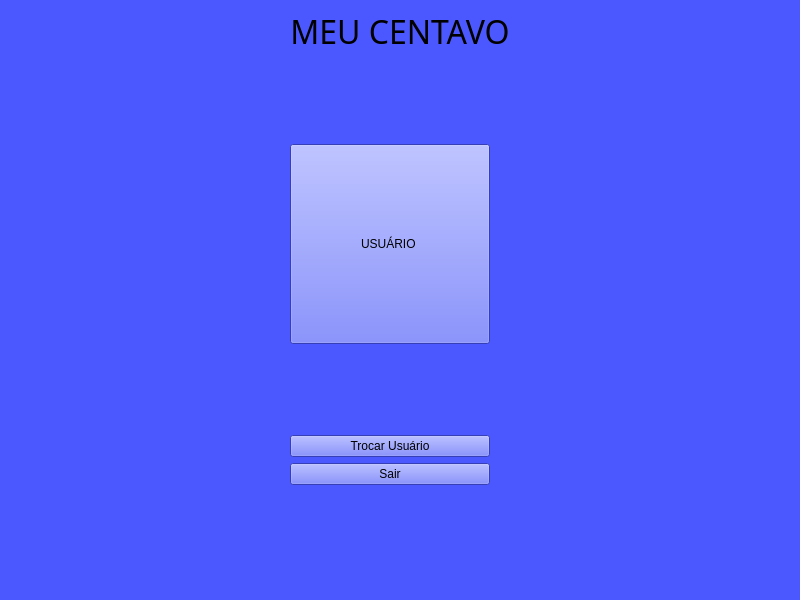
<?xml version="1.0" encoding="UTF-8"?>
<ui version="4.0">
 <class>formInicio</class>
 <widget class="QMainWindow" name="formInicio">
  <property name="geometry">
   <rect>
    <x>0</x>
    <y>0</y>
    <width>800</width>
    <height>600</height>
   </rect>
  </property>
  <property name="minimumSize">
   <size>
    <width>800</width>
    <height>600</height>
   </size>
  </property>
  <property name="maximumSize">
   <size>
    <width>800</width>
    <height>600</height>
   </size>
  </property>
  <property name="font">
   <font>
    <kerning>true</kerning>
   </font>
  </property>
  <property name="windowTitle">
   <string>MainWindow</string>
  </property>
  <property name="layoutDirection">
   <enum>Qt::LayoutDirection::LeftToRight</enum>
  </property>
  <property name="styleSheet">
   <string notr="true">background-color: rgb(76, 88, 255)</string>
  </property>
  <property name="animated">
   <bool>true</bool>
  </property>
  <widget class="QWidget" name="centralwidget">
   <layout class="QVBoxLayout" name="verticalLayout">
    <item>
     <layout class="QGridLayout" name="gridLayout">
      <item row="1" column="0">
       <widget class="QLabel" name="label">
        <property name="maximumSize">
         <size>
          <width>800</width>
          <height>100</height>
         </size>
        </property>
        <property name="font">
         <font>
          <family>Noto Sans Arabic Cond Light</family>
          <pointsize>24</pointsize>
          <italic>false</italic>
          <fontweight>Light</fontweight>
         </font>
        </property>
        <property name="styleSheet">
         <string notr="true">font: 300 24pt &quot;Noto Sans Arabic Cond Light&quot;;</string>
        </property>
        <property name="text">
         <string>MEU CENTAVO</string>
        </property>
        <property name="alignment">
         <set>Qt::AlignmentFlag::AlignHCenter|Qt::AlignmentFlag::AlignTop</set>
        </property>
       </widget>
      </item>
      <item row="3" column="0">
       <widget class="QPushButton" name="buttonAppAcess">
        <property name="sizePolicy">
         <sizepolicy hsizetype="Fixed" vsizetype="Fixed">
          <horstretch>0</horstretch>
          <verstretch>0</verstretch>
         </sizepolicy>
        </property>
        <property name="minimumSize">
         <size>
          <width>200</width>
          <height>200</height>
         </size>
        </property>
        <property name="text">
         <string>USUÁRIO </string>
        </property>
       </widget>
      </item>
      <item row="6" column="0">
       <widget class="QPushButton" name="buttonExit">
        <property name="minimumSize">
         <size>
          <width>200</width>
          <height>0</height>
         </size>
        </property>
        <property name="maximumSize">
         <size>
          <width>200</width>
          <height>16777215</height>
         </size>
        </property>
        <property name="text">
         <string>Sair</string>
        </property>
       </widget>
      </item>
      <item row="5" column="0">
       <widget class="QPushButton" name="buttonSwitchUsuario">
        <property name="minimumSize">
         <size>
          <width>200</width>
          <height>0</height>
         </size>
        </property>
        <property name="maximumSize">
         <size>
          <width>200</width>
          <height>16777215</height>
         </size>
        </property>
        <property name="text">
         <string>Trocar Usuário</string>
        </property>
       </widget>
      </item>
      <item row="2" column="0">
       <spacer name="verticalSpacer">
        <property name="orientation">
         <enum>Qt::Orientation::Vertical</enum>
        </property>
        <property name="sizeHint" stdset="0">
         <size>
          <width>20</width>
          <height>40</height>
         </size>
        </property>
       </spacer>
      </item>
      <item row="7" column="0">
       <spacer name="verticalSpacer_2">
        <property name="orientation">
         <enum>Qt::Orientation::Vertical</enum>
        </property>
        <property name="sizeHint" stdset="0">
         <size>
          <width>20</width>
          <height>40</height>
         </size>
        </property>
       </spacer>
      </item>
      <item row="4" column="0">
       <spacer name="verticalSpacer_3">
        <property name="orientation">
         <enum>Qt::Orientation::Vertical</enum>
        </property>
        <property name="sizeHint" stdset="0">
         <size>
          <width>20</width>
          <height>40</height>
         </size>
        </property>
       </spacer>
      </item>
     </layout>
    </item>
   </layout>
  </widget>
  <widget class="QStatusBar" name="statusbar"/>
 </widget>
 <resources/>
 <connections/>
</ui>
